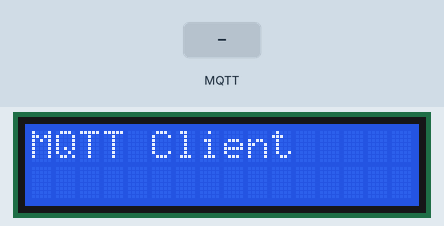
Bench run of a sketch on a simulated ESP32. Parts: 16×2 character LCD. The test bench sets the inputs (shaded band). WiFi joins after 1.5 s; servers stay silent unless stated; random numbers use the default seed unless the sketch sets one; no MQTT or app messages arrive unless stated; what the sketch prints to the serial monitor is not drawn.

Above: at 2.7 s.
2.8 s: MQTT message "1" arrives on the first subscribed topic
At 3.3 s:
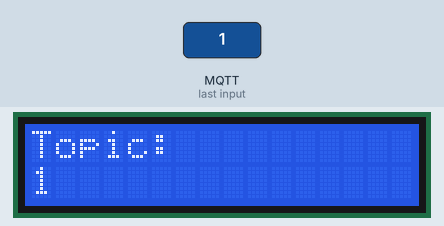
4.3 s: MQTT message "on" arrives on the first subscribed topic
At 5.5 s:
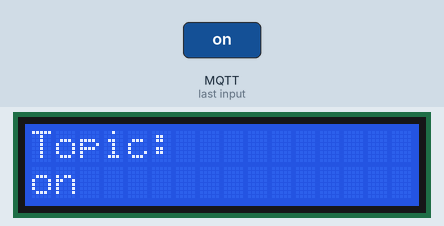
5.8 s: MQTT message "off" arrives on the first subscribed topic
At 6.9 s:
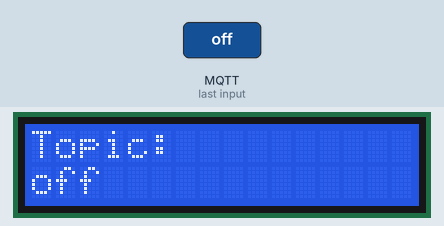
Timing chart, 0 to 8.8 s (numbered marks = the images above; inputs shaded):
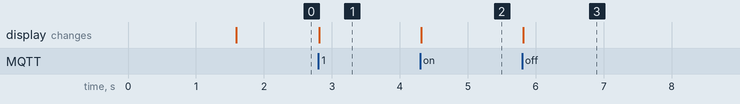

Measured:
- after the input at 2.8 s, the display: changes at once (image 1)
- after the input at 4.3 s, the display: changes at once (image 2)
- after the input at 5.8 s, the display: changes at once (image 3)

The sketch:

MQTT_LCD_ESP32.ino
```cpp
#include <WiFi.h>
#include <PubSubClient.h>
#include <Wire.h>
#include <LiquidCrystal_I2C.h>

// WiFi bilgileri
const char* ssid = "ADR";
const char* password = "engin5656";

// MQTT sunucusu
const char* mqtt_server = "test.mosquitto.org";

// LCD ekran adresi ve boyutu
LiquidCrystal_I2C lcd(0x27, 16, 2); // I2C adresi 0x27, 16x2 ekran

WiFiClient espClient;
PubSubClient client(espClient);

void setup_wifi() {
  delay(10);
  Serial.println();
  Serial.print("WiFi'a bağlanılıyor: ");
  Serial.println(ssid);

  WiFi.begin(ssid, password);

  while (WiFi.status() != WL_CONNECTED) {
    delay(500);
    Serial.print(".");
  }

  Serial.println("");
  Serial.println("WiFi bağlandı");
  Serial.println("IP adresi: ");
  Serial.println(WiFi.localIP());
}

void callback(char* topic, byte* payload, unsigned int length) {
  Serial.print("Topic: ");
  Serial.println(topic);

  Serial.print("Payload: ");
  String message = "";
  for (int i = 0; i < length; i++) {
    Serial.print((char)payload[i]);
    message += (char)payload[i];
  }
  Serial.println();

  // Mesajı LCD'ye yaz
  lcd.clear();
  lcd.setCursor(0, 0);
  lcd.print("Topic: ");
  lcd.setCursor(0, 1);
  lcd.print(message);
}

void reconnect() {
  while (!client.connected()) {
    Serial.print("MQTT sunucusuna bağlanılıyor...");
    String clientId = "mqtt-explorer-d4965f4f";
    clientId += String(random(0xffff), HEX);

    if (client.connect(clientId.c_str())) {
      Serial.println("bağlandı");
      client.subscribe("atakan/ibo324214213534");
    } else {
      Serial.print("başarısız, hata kodu=");
      Serial.print(client.state());
      Serial.println(" 5 saniye sonra tekrar denenecek");
      delay(5000);
    }
  }
}

void setup() {
  Serial.begin(9600);
  setup_wifi();
  client.setServer(mqtt_server, 1883);
  client.setCallback(callback);

  // LCD ekranı başlat
  lcd.init();
  lcd.backlight();
  lcd.clear();
  lcd.setCursor(0, 0);
  lcd.print("MQTT Client");
}

void loop() {
  if (!client.connected()) {
    reconnect();
  }
  client.loop();
}
```
